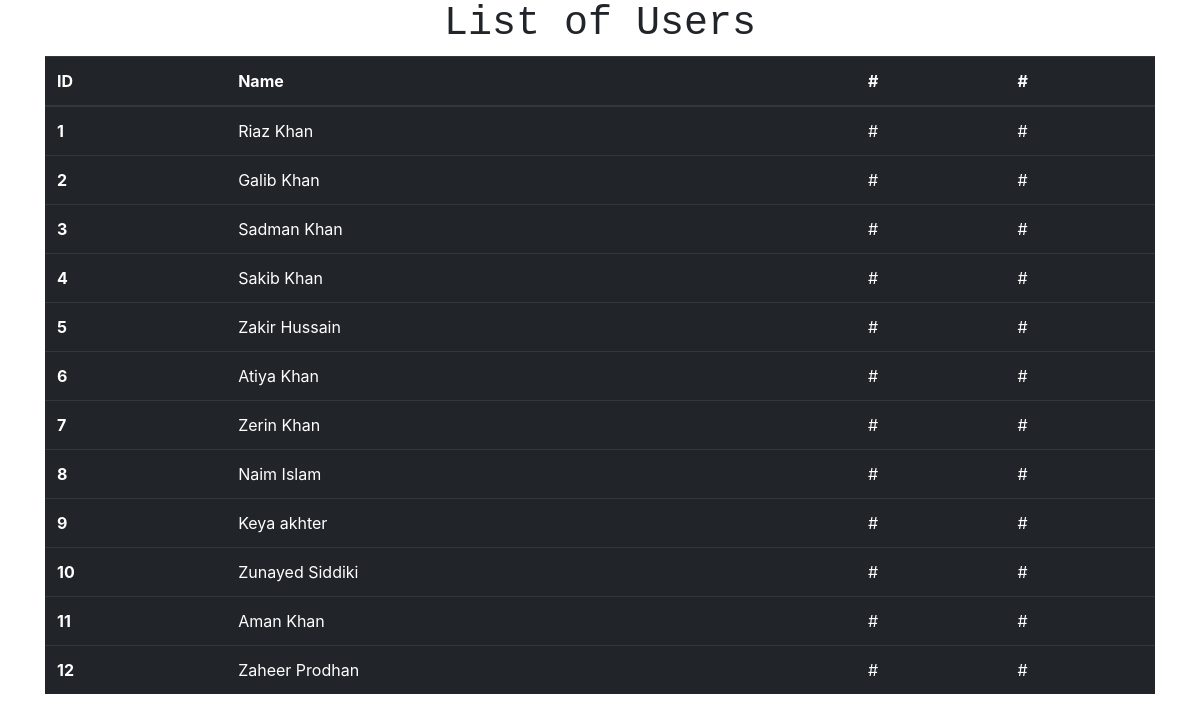
The app's page /all_users/, older data.
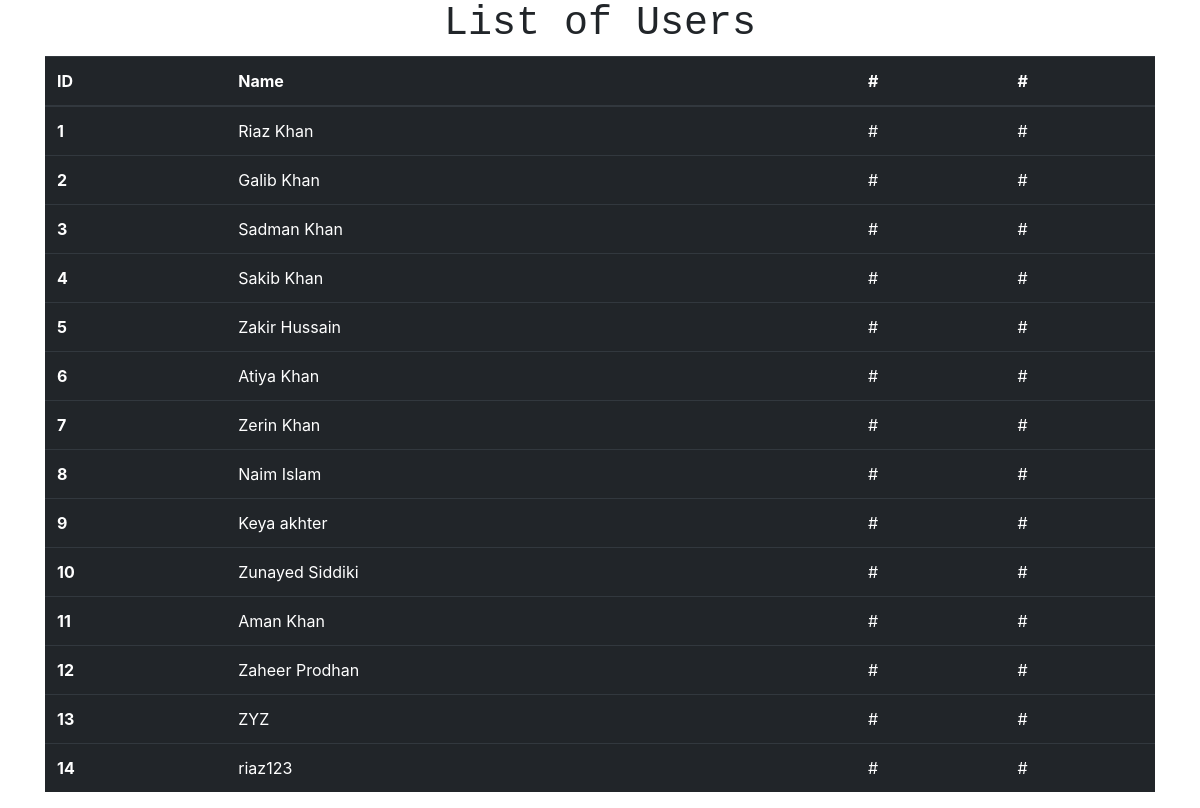
The same page, newer data.
### app/models.py (models this page shows, shortened)
class User(models.Model):
    id=models.AutoField(primary_key=True)
    name=models.CharField(max_length=20)
    password=models.CharField(max_length=20,null=True)
    img = models.ImageField(upload_to='images/',null=True)

### app/views.py (the view)
# urls.py: path('all_users/', views.index, name='index'),
def index(request):
    x=User.objects.all()
    context = {
    'x':x
     }
    return render(request,"index.html",context )

### app/templates/index.html (shortened to what this page needs)
<!DOCTYPE html>
<html lang="en">
<head>
    <link rel="stylesheet" href="https://cdn.jsdelivr.net/npm/bootstrap@4.0.0/dist/css/bootstrap.min.css">
</head>
<body>
<div class="containeer">
    <h1 style="text-align: center; font-family: 'Courier New', Courier, monospace;">List of Users</h1>
</div>
    <div class="container">
        <table class="table table-dark">
            <thead>
              <tr>
                <th scope="col">ID</th>
                <th scope="col">Name</th>
                <th scope="col">#</th>
                <th scope="col">#</th>
              </tr>
            </thead>
            <tbody>
        {% for i in x %}
              <tr>
                <th scope="row">{{i.id}}</th>
                <td>{{i.name}}</td>
                <td>#</td>
                <td>#</td>
              </tr>
          {% endfor %}
            </tbody>
          </table>
    </div>
</body>
</html>

Row changes from the older to the newer data that the page shows:
added User: id "13", name "ZYZ"
added User: id "14", name "riaz123"
